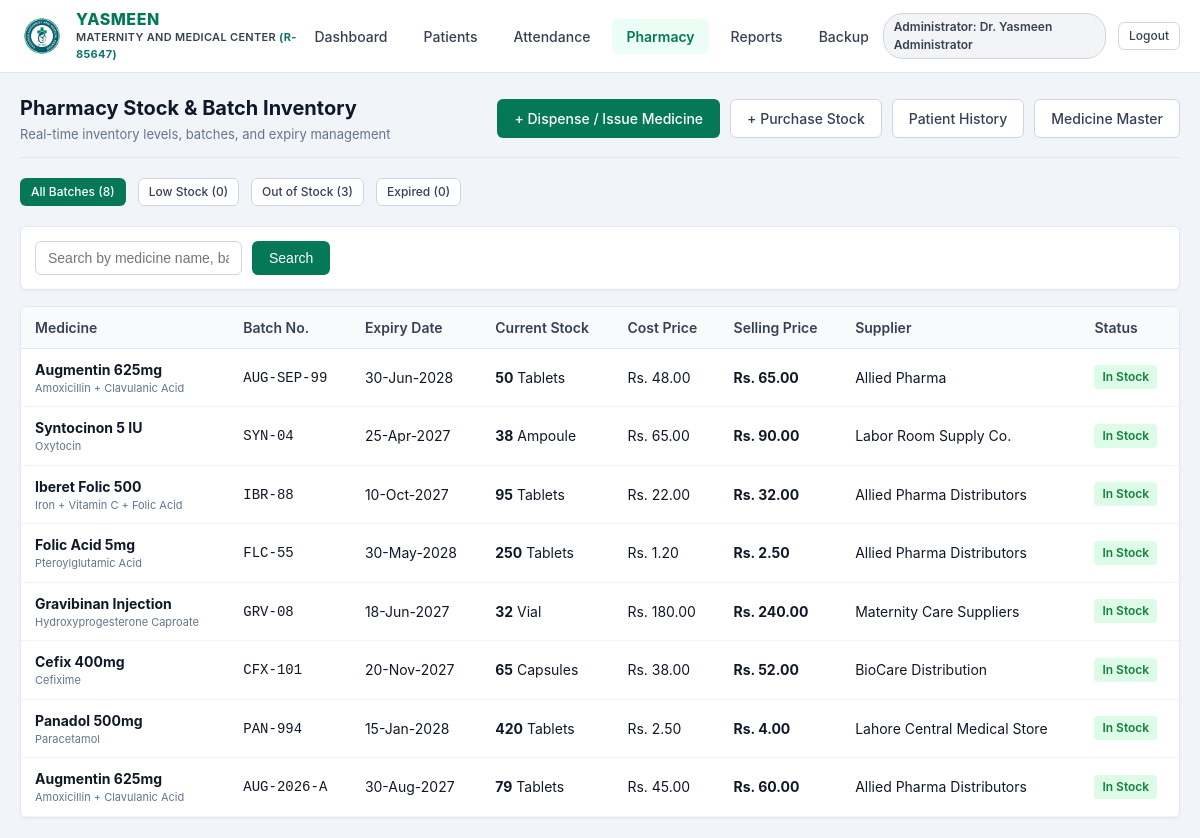
The app's page /index.php?route=pharmacy_stock (signed in) with its own data.
### tables this page shows
CREATE TABLE `medicines` (
  `id` int(11) NOT NULL AUTO_INCREMENT,
  `medicine_name` varchar(150) NOT NULL,
  `generic_name` varchar(150) DEFAULT NULL,
  `unit` varchar(50) NOT NULL DEFAULT 'Tablets',
  `min_stock_alert` int(11) NOT NULL DEFAULT 15,
  `status` enum('active','inactive') NOT NULL DEFAULT 'active',
  `created_at` timestamp NULL DEFAULT current_timestamp(),
  `updated_at` timestamp NULL DEFAULT current_timestamp() ON UPDATE current_timestamp(),
  PRIMARY KEY (`id`),
  KEY `idx_medicines_name` (`medicine_name`),
  KEY `idx_medicines_status` (`status`)
);

CREATE TABLE `medicine_batches` (
  `id` int(11) NOT NULL AUTO_INCREMENT,
  `medicine_id` int(11) NOT NULL,
  `batch_number` varchar(60) NOT NULL,
  `expiry_date` date NOT NULL,
  `quantity_received` int(11) NOT NULL DEFAULT 0,
  `current_stock` int(11) NOT NULL DEFAULT 0,
  `purchase_price` decimal(10,2) NOT NULL DEFAULT 0.00,
  `selling_price` decimal(10,2) NOT NULL DEFAULT 0.00,
  `supplier_name` varchar(100) DEFAULT NULL,
  `purchase_date` date NOT NULL,
  `remarks` varchar(255) DEFAULT NULL,
  `created_at` timestamp NULL DEFAULT current_timestamp(),
  `updated_at` timestamp NULL DEFAULT current_timestamp() ON UPDATE current_timestamp(),
  PRIMARY KEY (`id`),
  KEY `idx_batches_medicine` (`medicine_id`),
  KEY `idx_batches_expiry` (`expiry_date`),
  KEY `idx_batches_stock` (`current_stock`),
  CONSTRAINT `medicine_batches_ibfk_1` FOREIGN KEY (`medicine_id`) REFERENCES `medicines` (`id`) ON DELETE CASCADE
);

### app/models/Batch.php (called while the page is built, shortened)
<?php
class Batch {
    public static function getAll(string $search = '', string $filter = 'all'): array {
        $db = Database::getConnection();
        $conditions = [];
        $params = [];
        $whereClause = !empty($conditions) ? "WHERE " . implode(" AND ", $conditions) : "";
        $sql = "
            SELECT
                b.*,
                m.medicine_name,
                m.generic_name,
                m.unit,
                m.min_stock_alert,
                CASE
                    WHEN b.expiry_date < CURDATE() THEN 'Expired'
                    WHEN b.current_stock <= 0 THEN 'Out of Stock'
                    WHEN b.current_stock <= m.min_stock_alert THEN 'Low Stock'
                    ELSE 'In Stock'
                END as stock_status
            FROM medicine_batches b
            INNER JOIN medicines m ON b.medicine_id = m.id
            {$whereClause}
            ORDER BY b.id DESC
        ";
        $stmt = $db->prepare($sql);
        $stmt->execute($params);
        return $stmt->fetchAll();
    }
}

### app/models/Medicine.php (called while the page is built, shortened)
<?php
class Medicine {
    public static function getAll(string $search = '', bool $activeOnly = false): array {
        $db = Database::getConnection();
        $conditions = [];
        $params = [];
        $whereClause = !empty($conditions) ? "WHERE " . implode(" AND ", $conditions) : "";
        $sql = "
            SELECT
                m.*,
                COALESCE(SUM(CASE WHEN b.expiry_date >= CURDATE() THEN b.current_stock ELSE 0 END), 0) as total_active_stock,
                COALESCE(SUM(CASE WHEN b.expiry_date < CURDATE() THEN b.current_stock ELSE 0 END), 0) as total_expired_stock,
                COALESCE(SUM(b.current_stock), 0) as total_stock
            FROM medicines m
            LEFT JOIN medicine_batches b ON m.id = b.medicine_id
            {$whereClause}
            GROUP BY m.id
            ORDER BY m.medicine_name ASC
        ";
        $stmt = $db->prepare($sql);
        $stmt->execute($params);
        return $stmt->fetchAll();
    }
    public static function getStockSummary(): array {
        $all = self::getAll();
        $lowStock = 0;
        $outOfStock = 0;
        $expiredCount = 0;
        foreach ($all as $med) {
            $stock = (int)$med['total_active_stock'];
            $minAlert = (int)$med['min_stock_alert'];
            if ($stock <= 0) {
                $outOfStock++;
            } elseif ($stock <= $minAlert) {
                $lowStock++;
            }
        }
        return [
            'total_medicines' => count($all),
            'low_stock' => $lowStock,
            'out_of_stock' => $outOfStock,
            'expired' => $expiredCount
        ];
    }
}

### app/helpers/Auth.php (called while the page is built, shortened)
<?php
class Auth {
    public static function check(): bool {
        return isset($_SESSION['user_id']) && !empty($_SESSION['user_id']);
    }
    public static function role(): ?string {
        return $_SESSION['role'] ?? null;
    }
    public static function hasRole(string|array $roles): bool {
        $currentRole = self::role();
        if (is_array($roles)) {
            return in_array($currentRole, $roles, true);
        }
        return $currentRole === $roles;
    }
}

### views/pharmacy/stock.php (the view, shortened to what this page needs)
<?php
$currentFilter = $_GET['filter'] ?? 'all';
$searchQuery = $_GET['search'] ?? '';
?>
<!DOCTYPE html>
<html lang="en">
<head>
    <link rel="stylesheet" href="<?php echo BASE_URL; ?>assets/css/style.css">
    <link rel="stylesheet" href="<?php echo BASE_URL; ?>assets/css/print.css" media="print">
</head>
<body>
    <?php require __DIR__ . '/../partials/navbar.php'; ?>
    <main class="main-container">
        <div class="page-header no-print">
            <div>
                <h1 class="page-title">Pharmacy Stock & Batch Inventory</h1>
                <p style="color: #64748b; font-size: 13px; margin-top: 2px;">Real-time inventory levels, batches, and expiry management</p>
            </div>
            <div class="page-actions">
                <a href="<?php echo BASE_URL; ?>index.php?route=pharmacy_issue" class="btn btn-primary">+ Dispense / Issue Medicine</a>
                <a href="<?php echo BASE_URL; ?>index.php?route=pharmacy_purchase" class="btn btn-secondary">+ Purchase Stock</a>
                <a href="<?php echo BASE_URL; ?>index.php?route=pharmacy_patient_history" class="btn btn-secondary">Patient History</a>
                <a href="<?php echo BASE_URL; ?>index.php?route=pharmacy_medicines" class="btn btn-secondary">Medicine Master</a>
            </div>
        </div>
        <div class="no-print" style="display: flex; gap: 12px; margin-bottom: 20px; flex-wrap: wrap;">
            <a href="<?php echo BASE_URL; ?>index.php?route=pharmacy_stock&filter=all"
               class="btn <?php echo $currentFilter === 'all' ? 'btn-primary' : 'btn-secondary'; ?> btn-sm">
               All Batches (<?php echo count($batches); ?>)
            </a>
            <a href="<?php echo BASE_URL; ?>index.php?route=pharmacy_stock&filter=low"
               class="btn <?php echo $currentFilter === 'low' ? 'btn-primary' : 'btn-secondary'; ?> btn-sm">
               Low Stock (<?php echo $summary['low_stock']; ?>)
            </a>
            <a href="<?php echo BASE_URL; ?>index.php?route=pharmacy_stock&filter=out"
               class="btn <?php echo $currentFilter === 'out' ? 'btn-primary' : 'btn-secondary'; ?> btn-sm">
               Out of Stock (<?php echo $summary['out_of_stock']; ?>)
            </a>
            <a href="<?php echo BASE_URL; ?>index.php?route=pharmacy_stock&filter=expired"
               class="btn <?php echo $currentFilter === 'expired' ? 'btn-primary' : 'btn-secondary'; ?> btn-sm">
               Expired (<?php echo $summary['expired']; ?>)
            </a>
        </div>
        <div class="card no-print" style="padding: 14px; margin-bottom: 16px;">
            <form action="<?php echo BASE_URL; ?>index.php" method="GET" style="display: flex; gap: 10px;">
                <input type="text" name="search" class="form-control" placeholder="Search by medicine name, batch number, or supplier..." value="<?php echo htmlspecialchars($searchQuery); ?>">
                <button type="submit" class="btn btn-primary">Search</button>
            </form>
        </div>
        <div class="card" style="padding: 0; overflow: hidden;">
            <div class="table-responsive">
                <table class="data-table report-table">
                    <thead>
                        <tr>
                            <th>Medicine</th>
                            <th>Batch No.</th>
                            <th>Expiry Date</th>
                            <th>Current Stock</th>
                            <?php if (Auth::hasRole('administrator')): ?>
                                <th>Cost Price</th>
                            <?php endif; ?>
                            <th>Selling Price</th>
                            <th>Supplier</th>
                            <th>Status</th>
                        </tr>
                    </thead>
                    <tbody>
                        <?php if (empty($batches)): ?>
                            <tr>
                                <td colspan="8" style="text-align: center; padding: 32px; color: #64748b;">
                                    No medicine batches found matching the selected filter.
                                </td>
                            </tr>
                        <?php else: ?>
                            <?php foreach ($batches as $b): ?>
                                <tr>
                                    <td>
                                        <strong><?php echo htmlspecialchars($b['medicine_name']); ?></strong>
                                        <?php if (!empty($b['generic_name'])): ?>
                                            <span style="display: block; font-size: 11px; color: #64748b;"><?php echo htmlspecialchars($b['generic_name']); ?></span>
                                        <?php endif; ?>
                                    </td>
                                    <td><code><?php echo htmlspecialchars($b['batch_number']); ?></code></td>
                                    <td>
                                        <?php
                                            $isExpired = strtotime($b['expiry_date']) < strtotime(date('Y-m-d'));
                                            echo $isExpired ? '<span style="color: #dc2626; font-weight: bold;">' . date('d-M-Y', strtotime($b['expiry_date'])) . ' (Expired)</span>' : date('d-M-Y', strtotime($b['expiry_date']));
                                        ?>
                                    </td>
                                    <td>
                                        <strong><?php echo $b['current_stock']; ?></strong> <?php echo htmlspecialchars($b['unit']); ?>
                                    </td>
                                    <?php if (Auth::hasRole('administrator')): ?>
                                        <td>Rs. <?php echo number_format((float)$b['purchase_price'], 2); ?></td>
                                    <?php endif; ?>
                                    <td><strong>Rs. <?php echo number_format((float)$b['selling_price'], 2); ?></strong></td>
                                    <td><?php echo htmlspecialchars($b['supplier_name'] ?: '-'); ?></td>
                                    <td>
                                        <?php if ($b['stock_status'] === 'Expired'): ?>
                                            <span class="badge badge-danger">Expired</span>
                                        <?php elseif ($b['stock_status'] === 'Out of Stock'): ?>
                                            <span class="badge badge-danger">Out of Stock</span>
                                        <?php elseif ($b['stock_status'] === 'Low Stock'): ?>
                                            <span class="badge badge-warning">Low Stock</span>
                                        <?php else: ?>
                                            <span class="badge badge-success">In Stock</span>
                                        <?php endif; ?>
                                    </td>
                                </tr>
                            <?php endforeach; ?>
                        <?php endif; ?>
                    </tbody>
                </table>
            </div>
        </div>
    </main>
</body>
</html>

### public/assets/css/style.css (style rules this page uses)
:root { --primary: #047857; --primary-hover: #065f46; --primary-light: #ecfdf5; --secondary: #0f766e; --dark: #0f172a; --gray-900: #111827; --gray-700: #374151; --gray-500: #6b7280; --gray-300: #d1d5db; --gray-100: #f3f4f6; --gray-50: #f8fafc; --danger: #dc2626; --danger-light: #fef2f2; --warning: #d97706; --warning-light: #fffbeb; --success: #16a34a; --border-radius: 6px; --font-family: -apple-system, BlinkMacSystemFont, "Segoe UI", Roboto, Oxygen, Ubuntu, Cantarell, "Open Sans", sans-serif; }
* { box-sizing: border-box; margin: 0; padding: 0; }
body { font-family: var(--font-family); font-size: 15px; line-height: 1.5; color: var(--gray-900); background-color: #f1f5f9; }
.main-container { max-width: 1280px; margin: 20px auto; padding: 0 20px; }
.page-header { display: flex; justify-content: space-between; align-items: center; margin-bottom: 20px; padding-bottom: 12px; border-bottom: 1px solid #e2e8f0; }
.page-title { font-size: 20px; font-weight: 700; color: var(--dark); }
.page-actions { display: flex; gap: 10px; }
.card { background-color: #ffffff; border: 1px solid #e2e8f0; border-radius: var(--border-radius); padding: 20px; margin-bottom: 20px; box-shadow: 0 1px 3px rgba(0, 0, 0, 0.04); }
.btn { display: inline-flex; align-items: center; justify-content: center; gap: 6px; padding: 8px 16px; font-size: 14px; font-weight: 500; border-radius: var(--border-radius); border: 1px solid transparent; cursor: pointer; text-decoration: none; transition: background-color 0.15s ease; }
.btn-primary { background-color: var(--primary); color: #ffffff; }
.btn-secondary { background-color: #ffffff; border-color: var(--gray-300); color: var(--gray-700); }
.btn-sm { padding: 4px 10px; font-size: 12px; }
.form-control { padding: 8px 12px; font-size: 14px; border: 1px solid var(--gray-300); border-radius: var(--border-radius); background-color: #ffffff; color: var(--gray-900); outline: none; transition: border-color 0.15s ease; }
.table-responsive { width: 100%; overflow-x: auto; }
table.data-table { width: 100%; border-collapse: collapse; background-color: #ffffff; font-size: 14px; }
table.data-table th { background-color: var(--gray-50); color: var(--gray-700); font-weight: 600; text-align: left; padding: 10px 14px; border-bottom: 1px solid #e2e8f0; }
table.data-table td { padding: 10px 14px; border-bottom: 1px solid #f1f5f9; color: var(--gray-900); }
.badge { display: inline-block; padding: 3px 8px; border-radius: 4px; font-size: 12px; font-weight: 600; }
.badge-success { background-color: #dcfce7; color: #15803d; }

### records on screen
medicines: id "3"
medicine_batches: medicine.medicine_name "Augmentin 625mg", medicine.generic_name "Amoxicillin + Clavulanic Acid", batch_number "AUG-SEP-99", expiry_date "30-Jun-2028", current_stock "50", medicine.unit "Tablets", purchase_price "48.00", selling_price "65.00", supplier_name "Allied Pharma"
medicine_batches: medicine.medicine_name "Syntocinon 5 IU", medicine.generic_name "Oxytocin", batch_number "SYN-04", expiry_date "25-Apr-2027", current_stock "38", medicine.unit "Ampoule", purchase_price "65.00", selling_price "90.00", supplier_name "Labor Room Supply Co."
medicine_batches: medicine.medicine_name "Iberet Folic 500", medicine.generic_name "Iron + Vitamin C + Folic Acid", batch_number "IBR-88", expiry_date "10-Oct-2027", current_stock "95", medicine.unit "Tablets", purchase_price "22.00", selling_price "32.00", supplier_name "Allied Pharma Distributors"
medicine_batches: medicine.medicine_name "Folic Acid 5mg", medicine.generic_name "Pteroylglutamic Acid", batch_number "FLC-55", expiry_date "30-May-2028", current_stock "250", medicine.unit "Tablets", purchase_price "1.20", selling_price "2.50", supplier_name "Allied Pharma Distributors"
medicine_batches: medicine.medicine_name "Gravibinan Injection", medicine.generic_name "Hydroxyprogesterone Caproate", batch_number "GRV-08", expiry_date "18-Jun-2027", current_stock "32", medicine.unit "Vial", purchase_price "180.00", selling_price "240.00", supplier_name "Maternity Care Suppliers"
medicine_batches: medicine.medicine_name "Cefix 400mg", medicine.generic_name "Cefixime", batch_number "CFX-101", expiry_date "20-Nov-2027", current_stock "65", medicine.unit "Capsules", purchase_price "38.00", selling_price "52.00", supplier_name "BioCare Distribution"
medicine_batches: medicine.medicine_name "Panadol 500mg", medicine.generic_name "Paracetamol", batch_number "PAN-994", expiry_date "15-Jan-2028", current_stock "420", medicine.unit "Tablets", purchase_price "2.50", selling_price "4.00", supplier_name "Lahore Central Medical Store"
medicine_batches: medicine.medicine_name "Augmentin 625mg", medicine.generic_name "Amoxicillin + Clavulanic Acid", batch_number "AUG-2026-A", expiry_date "30-Aug-2027", current_stock "79", medicine.unit "Tablets", purchase_price "45.00", selling_price "60.00", supplier_name "Allied Pharma Distributors"

### other values on screen
$userRole "Administrator"
$userName "Dr. Yasmeen Administrator"
count($batches) "8"
$summary['low_stock'] "0"
$summary['expired'] "0"
